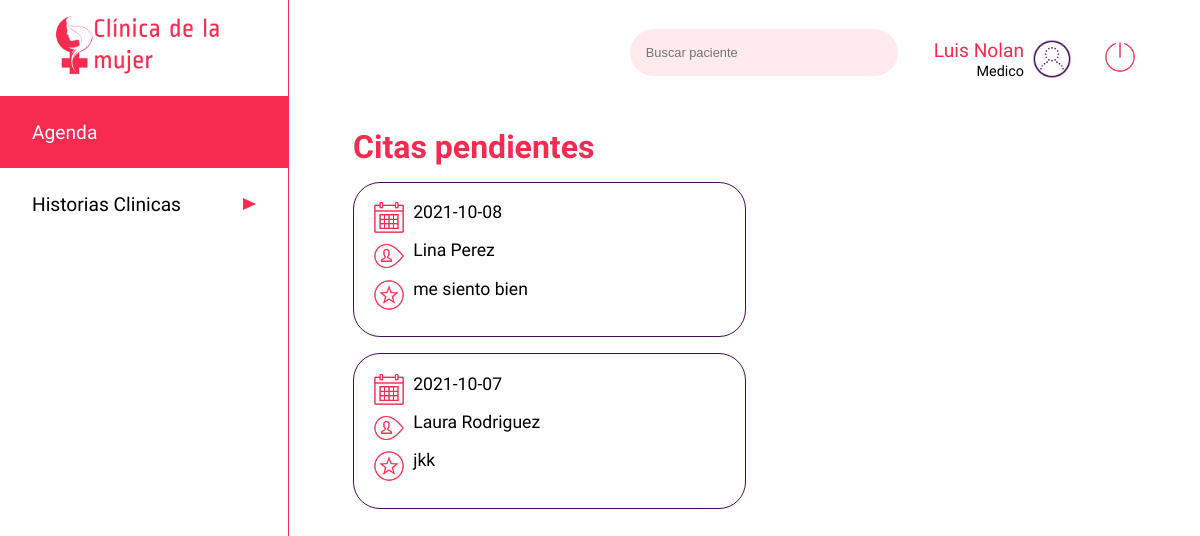
Page /agenda/1048484611 (signed in) on the earlier database version.
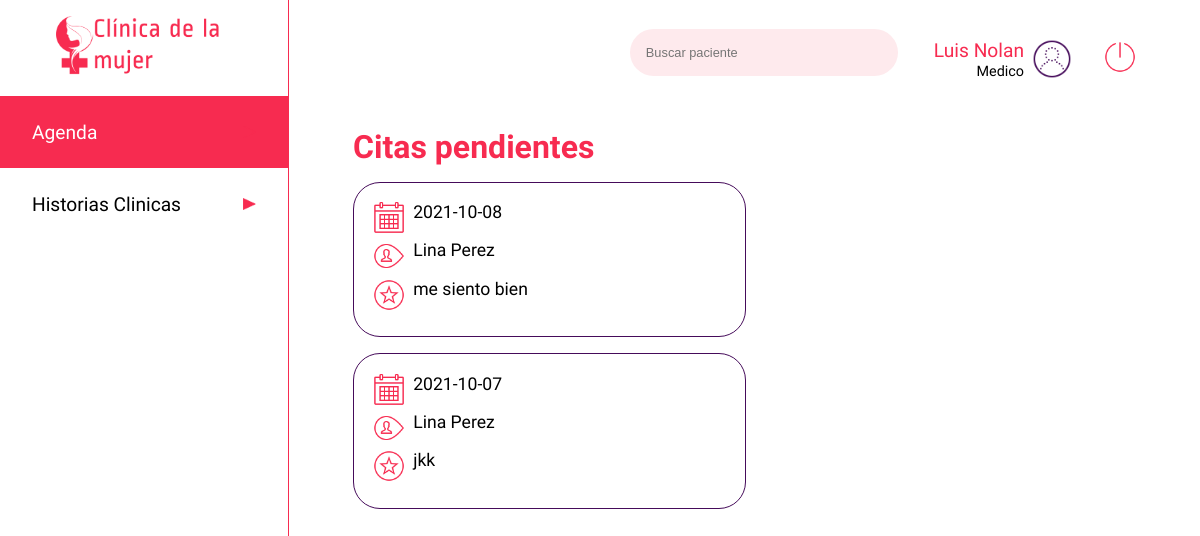
Same page on the later database version.
### app.py (models this page shows, shortened)
class citas(db.Model):
    __tablename__ = 'citas'
    cita_id=db.Column(db.Integer, primary_key=True)
    medico_id = db.Column(db.Integer, nullable=False)
    paciente_id = db.Column(db.Integer, nullable=False)
    fecha = db.Column(db.String)
    motivo = db.Column(db.String(500))
    estado = db.Column(db.Boolean)
    hora_atencion = db.Column(db.String)
    sintomas = db.Column(db.String)
    diagnostico = db.Column(db.String)
    anotaciones = db.Column(db.String)
    calificacion = db.Column(db.Integer)
    calificacion_obs = db.Column(db.String)

class users(db.Model):
    __tablename__ = 'users'
    cedula = db.Column(db.Integer, primary_key=True)
    nombre=db.Column(db.String)
    apellido=db.Column(db.String)
    nacimiento=db.Column(db.String)
    eps=db.Column(db.String)
    email=db.Column(db.String, unique=True)
    telefono=db.Column(db.Integer)
    dir=db.Column(db.String)
    ciudad=db.Column(db.String)
    password=db.Column(db.String)
    rol =db.Column(db.String)
    especialidad = db.Column(db.String)
    estado = db.Column(db.Boolean)

### app.py (the view)
@app.route('/agenda/<cedulam>', methods=['GET'])
def agenda_medicov(cedulam):
    if 'usuarioIngresado' in session:
        usuario = users.query.filter_by(cedula=int(session['usuarioIngresado'])).first()
        lcita = citas.query.filter_by(medico_id=cedulam)
        pacientes = users.query.filter_by(rol='paciente')
        return render('agendamedico.html',row=usuario, listacitas=lcita, listapacientes=pacientes)
    else:
        return render('acceso-denegado.html')

### templates/agendamedico.html (shortened to what this page needs)
<!DOCTYPE html>
<html lang="es">
<head>
    <link rel="stylesheet" type="text/css" href="{{ url_for('static', filename='css/style.css')}}">
</head>
<body>
    <header class="header">
        <img src="{{ url_for('static', filename='images/iconoclinica.png')}}" class="logo" alt="Clinica de la mujer">
        <nav>
            <ul class="menu">
                <li class="menuitems"><a href="/agenda/{{row ['cedula']}}" class="menuselect"><span>Agenda</span><img src="{{ url_for('static', filename='images/triangulo.png')}}" class="flecha" alt=""></a></li>
                <li class="menuitems"><a href="/medico/historia-clinica/{{row ['cedula']}}" class="menulink"><span>Historias Clinicas</span><img src="{{ url_for('static', filename='images/triangulo.png')}}" class="flecha" alt=""></a></li>
            </ul>
        </nav>
    </header>
    <main class="main">
        <div class="searchuser">
            <div>
                <input type="search" class="search" placeholder="Buscar paciente">
                <div class="perfil">
                    <div>
                        <span class="nameuser">{{ row ['nombre'] }} {{ row ['apellido'] }}</span><br>
                        <span class="roluser">Medico</span>
                    </div>
                    <img src="{{ url_for('static', filename='images/test_account_100px.png')}}" class="profile" alt="">
                    <a href="/logout" type="button" class="btn"><img src="{{ url_for('static', filename='images/off.png')}}" class="logout" alt="Cerrar sesion"></a>
                </div>
            </div>
        </div>
        <div class="cuerpo">
            <h1 class="titulo"><span style="color:#F72B50">Citas pendientes</span></h1>
            {% for data in listacitas %}
            <div class="infocita">
                <div class="diahora">
                    <img src="{{ url_for('static', filename='images/calendar_100px.png')}}" class="calendarwatch" alt=""><span>{{data.fecha}}</span>
                </div>
                <div class="diahora">
                    <img src="{{ url_for('static', filename='images/username_100px.png')}}" class="calendarwatch" alt="">
                    {% for t in listapacientes %}
                        {% if t.cedula == data.paciente_id %}
                            <span>{{ t.nombre }} {{ t.apellido }}</span>
                        {% endif %}
                    {% endfor %}
                </div>
                <div class="diahora">
                    <img src="{{ url_for('static', filename='images/rating_circled_pink_100px.png')}}" class="calendarwatch" alt=""><span>{{data.motivo}}</span>
                </div>
            </div>
            {% endfor %}
            </div>
    </main>
</body>
</html>

Differences in the rows shown:
changed citas "jkk": loses users (nombre "Laura", apellido "Rodriguez"); gains users (nombre "Lina", apellido "Perez")
